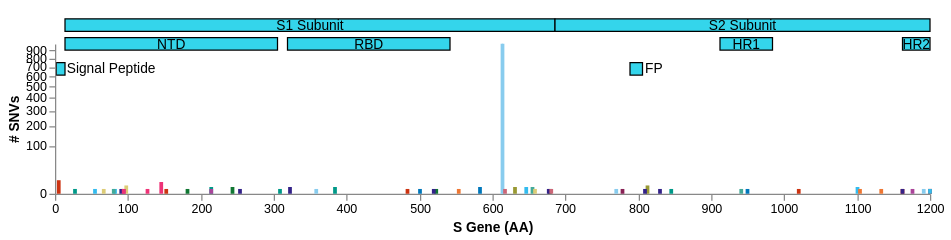

The Vega-Lite source for this figure:
### Vega specification from a JSON file in a GitHub repository (floating-point values rounded to 4 significant figures; data arrays with more than 128 entries replaced by an {"elided": "..."} marker saying what was removed)
{"$schema": "https://vega.github.io/schema/vega/v5.json", "description": "A basic bar chart example, with value labels shown upon mouse hover.", "width": 700, "height": 150, "padding": 5, "signals": [{"name": "entropyPlotHeight", "value": 120}, {"name": "domainPlotHeight", "value": 20}, {"name": "domainPlotYRange", "update": "[domainPlotHeight, 0]"}, {"name": "entropyPlotY", "update": "domainPlotHeight + ((height - entropyPlotHeight) - domainPlotHeight)"}, {"name": "entropyPlotYRange", "update": "[entropyPlotHeight, 0]"}, {"name": "totalSequences", "value": 1000}, {"name": "posField", "value": 1}, {"name": "rectWidth", "update": "invert('xscale', 3)"}, {"name": "xRange", "value": [0, 1200]}, {"name": "xLabel", "value": "S Gene (AA)"}, {"name": "yLabel", "value": "# SNVs"}, {"name": "hoverGroup", "value": null, "on": [{"events": "@entropybars:mouseover!", "update": "{group: datum.snv}"}, {"events": "@entropybars:mouseout!", "update": "null"}]}, {"name": "clear", "value": true, "on": [{"events": "mouseup[!event.item]", "update": "true", "force": true}]}, {"name": "shift", "value": false, "on": [{"events": "@entropybars:click", "update": "event.shiftKey", "force": true}]}, {"name": "clicked", "value": null, "on": [{"events": "@entropybars:click", "update": "{group: datum.snv}", "force": true}]}], "data": [{"name": "table", "values": {"elided": "58x4 mixed values"}, "format": {"type": "json", "parse": {"0": "string", "1": "number", "2": "string", "3": "string"}}, "transform": [{"type": "project", "fields": ["0", "1", "2", "3"], "as": ["snv", "count", "color", "snvName"]}, {"type": "filter", "expr": "datum.snv !== 'Reference'"}, {"type": "formula", "expr": "parseInt(split(datum.snv, '|')[posField])", "as": "pos"}, {"type": "formula", "expr": "datum.count / totalSequences", "as": "percent"}]}, {"name": "selected", "values": [{"group": "S|614|D|G"}], "on": [{"trigger": "clear", "remove": true}, {"trigger": "!shift", "remove": true}, {"trigger": "!shift && clicked", "insert": "clicked"}, {"trigger": "shift && clicked", "toggle": "clicked"}], "transform": [{"type": "formula", "expr": "parseInt(split(datum.group, '|')[1])", "as": "pos"}, {"type": "lookup", "from": "table", "key": "snv", "values": ["color"], "fields": ["group"], "as": ["color"]}]}, {"name": "domains", "values": [{"name": "S1 Subunit", "start": 14, "end": 685}, {"name": "RBD", "start": 319, "end": 541}, {"name": "S2 Subunit", "start": 686, "end": 1273}, {"name": "Signal Peptide", "start": 1, "end": 13}, {"name": "NTD", "start": 14, "end": 305}, {"name": "FP", "start": 788, "end": 806}, {"name": "HR1", "start": 912, "end": 984}, {"name": "HR2", "start": 1163, "end": 1213}, {"name": "TM", "start": 1213, "end": 1237}, {"name": "CT", "start": 1237, "end": 1273}]}, {"name": "small_domains", "source": "domains", "transform": [{"type": "filter", "expr": "(datum.end - datum.start) <= 20 && datum.start < xRange[1]"}]}, {"name": "subunits", "source": "domains", "transform": [{"type": "filter", "expr": "indexof(datum.name, 'Subunit') > -1"}]}, {"name": "large_domains", "source": "domains", "transform": [{"type": "filter", "expr": "(datum.end - datum.start) > 20 && indexof(datum.name, 'Subunit') == -1 && datum.start < xRange[1]"}]}], "scales": [{"name": "xscale", "type": "linear", "domain": {"signal": "xRange"}, "range": "width", "padding": 0.05, "round": true, "zero": false, "clamp": true}], "axes": [], "marks": [{"name": "domainPlot", "type": "group", "encode": {"update": {"x": {"value": 0}, "y": {"value": 0}, "width": {"signal": "width"}, "height": {"signal": "domainPlotHeight"}}}, "scales": [{"name": "domainYScale", "type": "linear", "domain": [0, 2], "range": {"signal": "domainPlotYRange"}}], "marks": [{"name": "subunit_rects", "type": "rect", "from": {"data": "subunits"}, "encode": {"enter": {"x": {"scale": "xscale", "field": "start"}, "x2": {"scale": "xscale", "field": "end"}, "y": {"scale": "domainYScale", "value": 1}, "y2": {"scale": "domainYScale", "value": 0}, "fill": {"value": "#34d5eb"}, "stroke": {"value": "black"}}}}, {"name": "large_domain_rects", "type": "rect", "from": {"data": "large_domains"}, "encode": {"enter": {"x": {"scale": "xscale", "field": "start"}, "x2": {"scale": "xscale", "field": "end"}, "y": {"scale": "domainYScale", "value": -0.5}, "y2": {"scale": "domainYScale", "value": -1.5}, "fill": {"value": "#34d5eb"}, "stroke": {"value": "black"}}}}, {"name": "small_domain_rects", "type": "rect", "from": {"data": "small_domains"}, "encode": {"enter": {"x": {"scale": "xscale", "field": "start"}, "x2": {"scale": "xscale", "field": "end"}, "y": {"scale": "domainYScale", "value": -2.5}, "y2": {"scale": "domainYScale", "value": -3.5}, "fill": {"value": "#34d5eb"}, "stroke": {"value": "black"}}}}, {"name": "subunit_labels", "type": "text", "from": {"data": "subunit_rects"}, "encode": {"enter": {"x": {"field": "x"}, "dx": {"field": "width", "mult": 0.5}, "y": {"field": "y2"}, "dy": {"field": "height", "offset": -11}, "text": {"field": "datum.name"}, "align": {"value": "center"}, "fill": {"value": "black"}}}}, {"name": "large_domain_labels", "type": "text", "from": {"data": "large_domain_rects"}, "encode": {"enter": {"x": {"field": "x"}, "dx": {"field": "width", "mult": 0.5}, "y": {"field": "y2"}, "dy": {"field": "height", "offset": -11}, "text": {"field": "datum.name"}, "align": {"value": "center"}, "fill": {"value": "black"}}}}, {"name": "small_domain_labels", "type": "text", "from": {"data": "small_domain_rects"}, "encode": {"enter": {"x": {"field": "x"}, "dx": {"field": "width", "mult": 1.2}, "y": {"field": "y2"}, "dy": {"field": "height", "offset": -12}, "text": {"field": "datum.name"}, "align": {"value": "left"}, "fill": {"value": "black"}}}}]}, {"name": "entropybarplot", "type": "group", "encode": {"update": {"x": {"value": 0}, "y": {"signal": "entropyPlotY"}, "width": {"signal": "width"}, "height": {"signal": "entropyPlotHeight"}}}, "scales": [{"name": "entropyYScale", "type": "pow", "exponent": 0.5, "domain": {"data": "table", "field": "count"}, "range": {"signal": "entropyPlotYRange"}}], "axes": [{"orient": "bottom", "scale": "xscale", "format": "d", "title": {"signal": "xLabel"}}, {"orient": "left", "scale": "entropyYScale", "title": {"signal": "yLabel"}}], "marks": [{"name": "entropymark", "type": "rule", "from": {"data": "selected"}, "encode": {"enter": {"zindex": {"value": 1}}, "update": {"x": {"scale": "xscale", "field": "pos"}, "x2": {"scale": "xscale", "field": "pos"}, "y": {"value": 0}, "y2": {"signal": "entropyPlotHeight"}, "stroke": {"field": "color"}}}}, {"name": "entropybars", "type": "rect", "from": {"data": "table"}, "encode": {"enter": {"stroke": {"value": "#000"}}, "update": {"xc": {"scale": "xscale", "field": "pos"}, "width": {"scale": "xscale", "signal": "rectWidth"}, "y": {"scale": "entropyYScale", "field": "count"}, "y2": {"scale": "entropyYScale", "value": 0}, "tooltip": {"signal": "{title: datum.snvName, 'Count': datum.count, '%': format(datum.percent, '.1%')}"}, "fill": {"field": "color"}, "strokeWidth": [{"test": "hoverGroup && hoverGroup.group == datum.snv", "value": 1}, {"value": 0}], "zindex": [{"test": "hoverGroup && hoverGroup.group == datum.snv", "value": 3}, {"value": 2}]}}}]}]}
